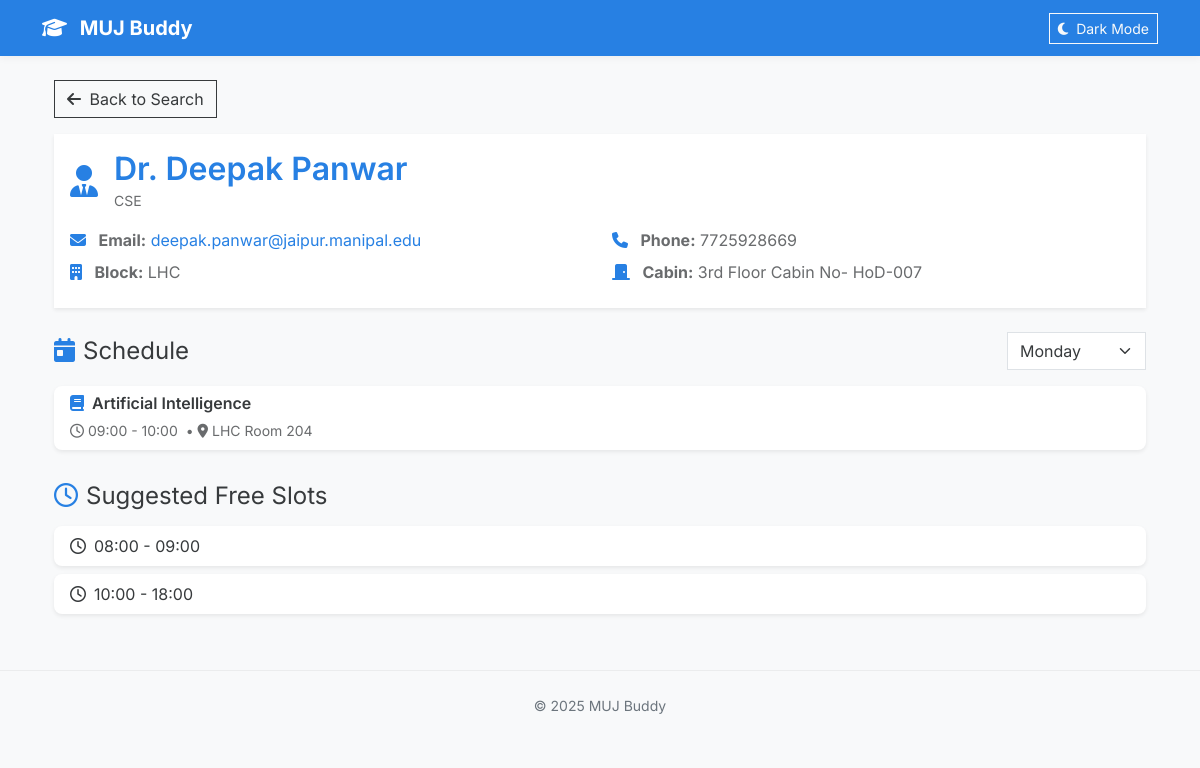
The app's page /prof/1 with its own data.
### backend/models.py (models this page shows)
class Professor(db.Model):
    __tablename__ = 'professors'
    id = db.Column(db.Integer, primary_key=True)
    name = db.Column(db.String(100))
    department = db.Column(db.String(100))
    email = db.Column(db.String(120))
    phone = db.Column(db.String(20))
    cabin = db.Column(db.String(50))
    block = db.Column(db.String(50))
    notes = db.Column(db.String(200))

class Timetable(db.Model):
    __tablename__ = 'timetable'
    id = db.Column(db.Integer, primary_key=True)
    prof_id = db.Column(db.Integer, db.ForeignKey('professors.id'))
    day_of_week = db.Column(db.String(20))
    start_time = db.Column(db.String(10))
    end_time = db.Column(db.String(10))
    course_name = db.Column(db.String(100))
    location = db.Column(db.String(100))

### backend/app.py (the view)
@app.route("/prof/<int:prof_id>")
def prof_detail(prof_id):
    prof = Professor.query.get_or_404(prof_id)
    day_param = request.args.get("day")
    if day_param is not None and day_param.isdigit():
        selected_day_index = int(day_param)
    else:
        selected_day_index = datetime.now().weekday()
    classes = (
        Timetable.query
        .filter_by(prof_id=prof_id, day_of_week=selected_day_index)
        .order_by(Timetable.start_time)
        .all()
    )
    free_slots = compute_free_slots(classes, "08:00", "18:00")
    day_names = ["Monday", "Tuesday", "Wednesday", "Thursday", "Friday", "Saturday", "Sunday"]
    return render_template(
        "prof.html",
        prof=prof,
        classes=classes,
        free_slots=free_slots,
        day_names=day_names,
        selected_day_index=selected_day_index
    )

### backend/app.py (called while the page is built)
def compute_free_slots(classes, start="08:00", end="18:00"):
    slots = []
    current = start
    for c in classes:
        if c.start_time > current:
            slots.append((current, c.start_time))
        current = max(current, c.end_time)
    if current < end:
        slots.append((current, end))
    return slots

### templates/prof.html (shortened to what this page needs)
{% extends "layout.html" %}
{% block content %}
<div class="container mt-4">
  <a href="{{ url_for('index') }}" class="btn btn-outline-secondary mb-3">
    <i class="fa-solid fa-arrow-left me-1"></i> Back to Search
  </a>
  <div class="card shadow-sm border-0 mb-4">
    <div class="card-body">
      <div class="d-flex align-items-center mb-3">
        <i class="fa-solid fa-user-tie fa-2x text-primary me-3"></i>
        <div>
          <h2 class="card-title text-primary fw-semibold mb-0">{{ prof.name }}</h2>
          <small class="text-muted">{{ prof.department }}</small>
        </div>
      </div>
      <div class="row text-muted">
        <div class="col-md-6 mb-2">
          <i class="fa-solid fa-envelope me-2 text-primary"></i>
          <strong>Email:</strong> <a href="mailto:{{ prof.email }}" class="text-decoration-none">{{ prof.email }}</a>
        </div>
        <div class="col-md-6 mb-2">
          <i class="fa-solid fa-phone me-2 text-primary"></i>
          <strong>Phone:</strong> {{ prof.phone }}
        </div>
        <div class="col-md-6 mb-2">
          <i class="fa-solid fa-building me-2 text-primary"></i>
          <strong>Block:</strong> {{ prof.block }}
        </div>
        <div class="col-md-6 mb-2">
          <i class="fa-solid fa-door-closed me-2 text-primary"></i>
          <strong>Cabin:</strong> {{ prof.cabin }}
        </div>
      </div>
    </div>
  </div>
  <div class="d-flex align-items-center justify-content-between mb-3">
    <h4 class="text-secondary mb-0">
      <i class="fa-solid fa-calendar-day me-2 text-primary"></i>Schedule
    </h4>
    <form method="get" class="d-flex align-items-center">
      <select id="day-select" class="form-select w-auto" onchange="changeDay(this.value)">
        {% for d in day_names %}
          <option value="{{ loop.index0 }}" {% if loop.index0 == selected_day_index %}selected{% endif %}>{{ d }}</option>
        {% endfor %}
      </select>
    </form>
  </div>
  {% if classes %}
    <div class="list-group mb-4">
      {% for c in classes %}
        <div class="list-group-item list-group-item-action border-0 shadow-sm mb-2 rounded-3">
          <div class="d-flex justify-content-between align-items-center">
            <div>
              <h6 class="fw-semibold mb-1 text-dark">
                <i class="fa-solid fa-book me-2 text-primary"></i>{{ c.course_name }}
              </h6>
              <small class="text-muted">
                <i class="fa-regular fa-clock me-1"></i>{{ c.start_time }} - {{ c.end_time }}
                &nbsp;•&nbsp;<i class="fa-solid fa-location-dot me-1"></i>{{ c.location }}
              </small>
            </div>
          </div>
        </div>
      {% endfor %}
    </div>
  {% else %}
    <div class="alert alert-success d-flex align-items-center">
      <i class="fa-solid fa-check-circle me-2"></i>No classes today — professor might be free!
    </div>
  {% endif %}
  <h4 class="text-secondary mb-3">
    <i class="fa-regular fa-clock me-2 text-primary"></i>Suggested Free Slots
  </h4>
  {% if free_slots %}
    <ul class="list-group">
      {% for s in free_slots %}
        <li class="list-group-item border-0 shadow-sm mb-2 rounded-3">
          <i class="fa-regular fa-clock me-2 text-secondary"></i>{{ s[0] }} - {{ s[1] }}
        </li>
      {% endfor %}
    </ul>
  {% else %}
    <div class="alert alert-info d-flex align-items-center">
      <i class="fa-solid fa-circle-info me-2"></i>No free slots found today.
    </div>
  {% endif %}
</div>
{% endblock %}

### templates/layout.html (style rules this page uses)
body { font-family: "Inter", system-ui, -apple-system, "Segoe UI", Roboto, "Helvetica Neue", Arial; background-color: #f8f9fa; transition: background-color 0.3s ease, color 0.3s ease; }

### records on screen
Professor: name "Dr. Deepak Panwar", department "CSE", email "deepak.panwar@jaipur.manipal.edu", phone "7725928669", block "LHC", cabin "3rd Floor Cabin No- HoD-007"
Timetable: course_name "Artificial Intelligence", start_time "09:00", end_time "10:00", location "LHC Room 204", s "08:00", s "18:00"

### other values on screen
form field value "Monday"
